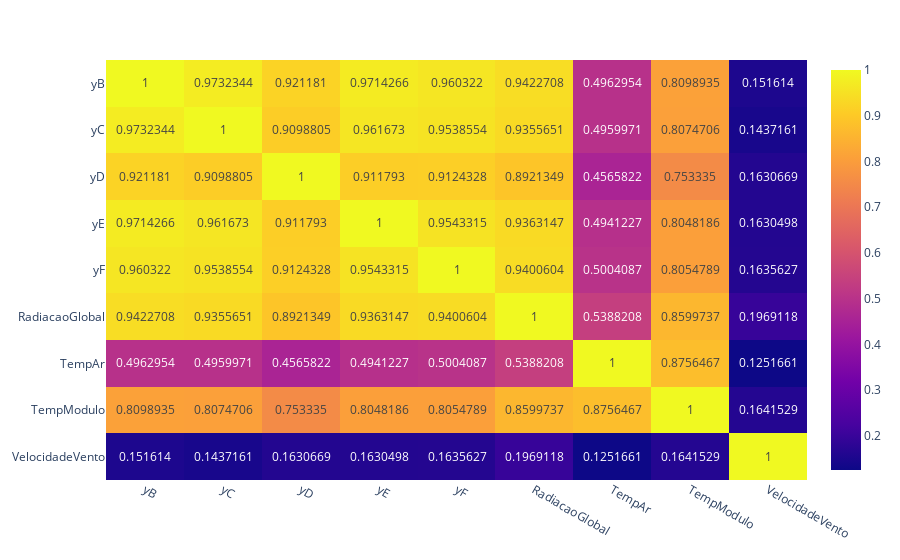

Notebook cell for this chart:
### Code cell
df_corr = df_hora.corr()

fig = px.imshow(df_corr, text_auto=True, aspect="auto")
fig.show()

### Figure 1 — Plotly figure (JSON) as saved in the notebook; plotly's stock layout.template omitted (floating-point values rounded to 4 significant figures)
{"data": [{"coloraxis": "coloraxis", "hovertemplate": "x: %{x}<br>y: %{y}<br>color: %{z}<extra></extra>", "name": "0", "texttemplate": "%{z}", "type": "heatmap", "x": ["yB", "yC", "yD", "yE", "yF", "RadiacaoGlobal", "TempAr", "TempModulo", "VelocidadeVento"], "xaxis": "x", "y": ["yB", "yC", "yD", "yE", "yF", "RadiacaoGlobal", "TempAr", "TempModulo", "VelocidadeVento"], "yaxis": "y", "z": [[1, 0.9732, 0.9212, 0.9714, 0.9603, 0.9423, 0.4963, 0.8099, 0.1516], [0.9732, 1, 0.9099, 0.9617, 0.9539, 0.9356, 0.496, 0.8075, 0.1437], [0.9212, 0.9099, 1, 0.9118, 0.9124, 0.8921, 0.4566, 0.7533, 0.1631], [0.9714, 0.9617, 0.9118, 1, 0.9543, 0.9363, 0.4941, 0.8048, 0.163], [0.9603, 0.9539, 0.9124, 0.9543, 1, 0.9401, 0.5004, 0.8055, 0.1636], [0.9423, 0.9356, 0.8921, 0.9363, 0.9401, 1, 0.5388, 0.86, 0.1969], [0.4963, 0.496, 0.4566, 0.4941, 0.5004, 0.5388, 1, 0.8756, 0.1252], [0.8099, 0.8075, 0.7533, 0.8048, 0.8055, 0.86, 0.8756, 1, 0.1642], [0.1516, 0.1437, 0.1631, 0.163, 0.1636, 0.1969, 0.1252, 0.1642, 1]]}], "layout": {"coloraxis": {"colorscale": [[0, "#0d0887"], [0.1111, "#46039f"], [0.2222, "#7201a8"], [0.3333, "#9c179e"], [0.4444, "#bd3786"], [0.5556, "#d8576b"], [0.6667, "#ed7953"], [0.7778, "#fb9f3a"], [0.8889, "#fdca26"], [1, "#f0f921"]]}, "margin": {"t": 60}, "xaxis": {"anchor": "y", "domain": [0, 1]}, "yaxis": {"anchor": "x", "autorange": "reversed", "domain": [0, 1]}}}
